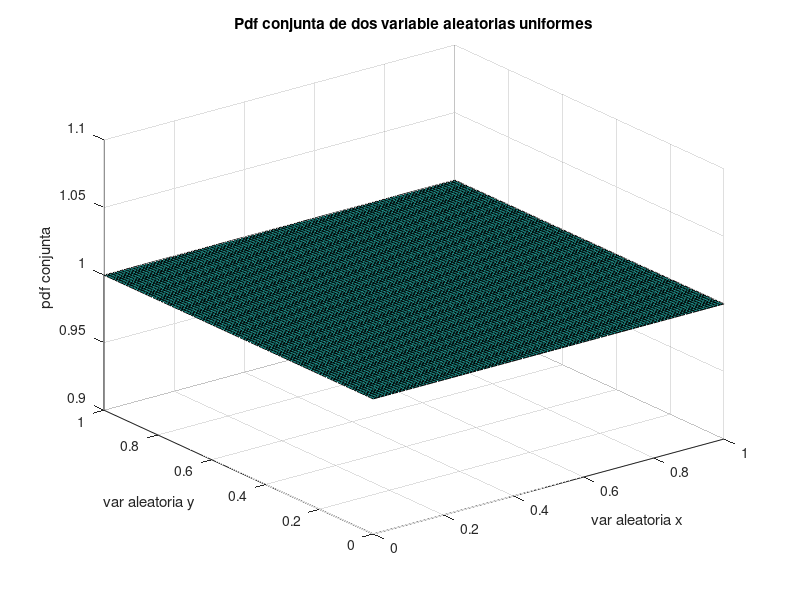
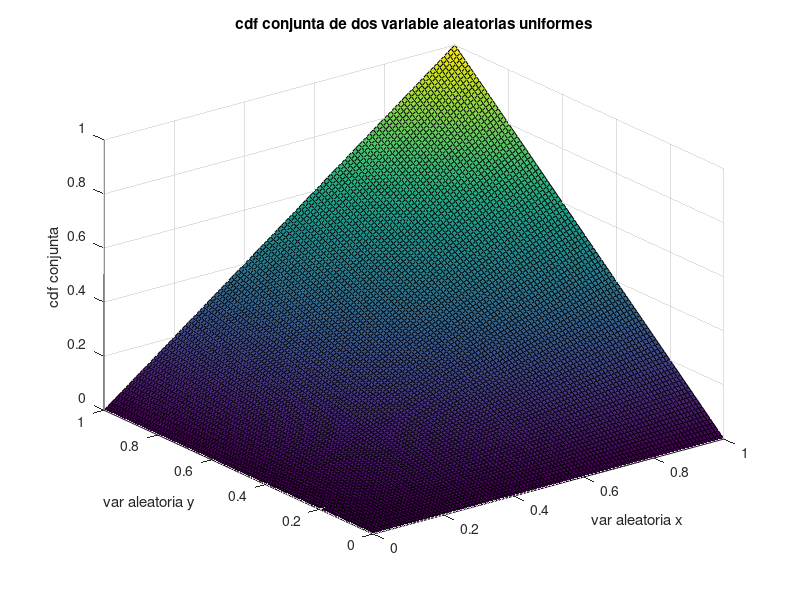

The MATLAB script that drew these images, in order: (Note: this script raises an error after producing the figures.)
pkg load statistics

% Partiendo de dos variables aleatorias de distribucion uniforme,
% se busca la densidad de probabilidad conjunta y la funcion de probabilidad

% Siendo variables independientes identicamente distribuidas y dado que pdf(x)=
% pdf(y)=1=> pdf(x,y)=1

N=100;
x=linspace(0,1,N);
y=linspace(0,1,N);
z=ones(N,N); %pdf(x,y)=1

figure(1)
plot_pdf=surf(x,y,z)
xlabel('var aleatoria x')
ylabel('var aleatoria y')
zlabel('pdf conjunta')
title('Pdf conjunta de dos variable aleatorias uniformes')

% Si a la pdf conjunta pdf(x,y)=1 le calculamos la integral de -inf a inf,
% obtenemos la cdf(x,y)=x*y
cdf=zeros(N,N);

for i=1:length(x)
  for j=1:length(y)
    cdf(i,j)=x(i)*y(j);
  endfor
endfor

figure(2)
plot_cdf=surf(x,y,cdf)
xlabel('var aleatoria x')
ylabel('var aleatoria y')
zlabel('cdf conjunta')
title('cdf conjunta de dos variable aleatorias uniformes')

% Dado que son variables independientes P(X>0.7,Y<0.4)=P(X>0.7)*P(Y<0.4)
p_x1=1-unifcdf(0.7);
p_y1=unifcdf(0.4);
p1=p_x1*p_y1;

% Para el percentil 40 de X se debe encontrar la cdf marginal de x, que en 
% este caso es lim y->inf cdf(x,y). y->inf cdfy(y)=1 => cdf(0.4,inf)=cdfx(0.4)
p_40=unifcdf(0.4);